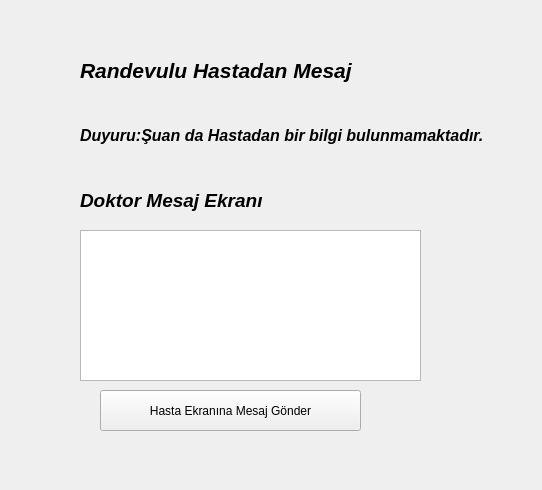
<?xml version="1.0" encoding="UTF-8"?>
<ui version="4.0">
 <class>widget_doktor</class>
 <widget class="QWidget" name="widget_doktor">
  <property name="geometry">
   <rect>
    <x>0</x>
    <y>0</y>
    <width>542</width>
    <height>490</height>
   </rect>
  </property>
  <property name="windowTitle">
   <string>Doktor Ekranı</string>
  </property>
  <widget class="QLabel" name="label">
   <property name="geometry">
    <rect>
     <x>80</x>
     <y>50</y>
     <width>331</width>
     <height>41</height>
    </rect>
   </property>
   <property name="font">
    <font>
     <pointsize>16</pointsize>
     <weight>75</weight>
     <italic>true</italic>
     <bold>true</bold>
    </font>
   </property>
   <property name="text">
    <string>Randevulu Hastadan Mesaj</string>
   </property>
  </widget>
  <widget class="QLabel" name="label_2">
   <property name="geometry">
    <rect>
     <x>80</x>
     <y>110</y>
     <width>441</width>
     <height>51</height>
    </rect>
   </property>
   <property name="font">
    <font>
     <pointsize>12</pointsize>
     <weight>75</weight>
     <italic>true</italic>
     <bold>true</bold>
    </font>
   </property>
   <property name="text">
    <string>Duyuru:Şuan da Hastadan bir bilgi bulunmamaktadır.</string>
   </property>
  </widget>
  <widget class="QLabel" name="label_3">
   <property name="geometry">
    <rect>
     <x>80</x>
     <y>180</y>
     <width>281</width>
     <height>41</height>
    </rect>
   </property>
   <property name="font">
    <font>
     <pointsize>14</pointsize>
     <weight>75</weight>
     <italic>true</italic>
     <bold>true</bold>
    </font>
   </property>
   <property name="text">
    <string>Doktor Mesaj Ekranı</string>
   </property>
  </widget>
  <widget class="QPushButton" name="pushButton_doktorgonder">
   <property name="geometry">
    <rect>
     <x>100</x>
     <y>390</y>
     <width>261</width>
     <height>41</height>
    </rect>
   </property>
   <property name="text">
    <string>Hasta Ekranına Mesaj Gönder</string>
   </property>
  </widget>
  <widget class="QTextEdit" name="textEdit_doktormesaj">
   <property name="geometry">
    <rect>
     <x>80</x>
     <y>230</y>
     <width>341</width>
     <height>151</height>
    </rect>
   </property>
  </widget>
 </widget>
 <resources/>
 <connections/>
</ui>
